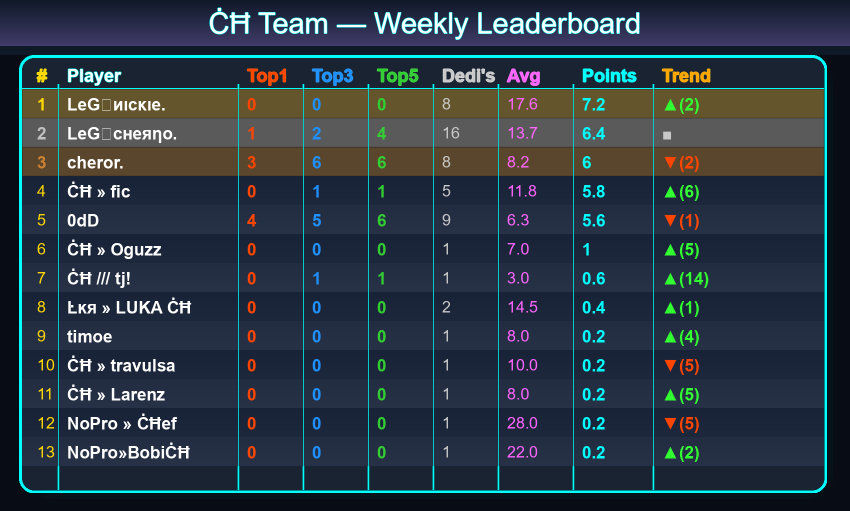
#> input picture summaries/gaming_leaderboard.png, 1700 x 1022 px (shown at 1/2 size); its folder holds only this picture in this run
$ python -i gaming_leaderboard.py   (imports and definitions only)
#> lines starting #> are read from the running program, lines starting #| are printed output that depends on the picture; after the words box and inside, x2 and y2 are one past the last pixel; in counts of white or black regions, pixels touching at a corner belong together
#!/usr/bin/env python3
"""
Gaming-Style Leaderboard Generator
Based on player_leaderboard_weekly.py with cyberpunk/gaming visual aesthetic
"""

import sqlite3
import matplotlib.pyplot as plt
import sys
from collections import Counter, defaultdict
import re
from datetime import datetime, timedelta
import os
from PIL import Image, ImageDraw, ImageFont, ImageFilter, ImageOps
import textwrap
import io
import numpy as np
import csv
import argparse

# Set matplotlib style and font
# [11 lines not run here, left out]

# Provide a list of player logins here
player_logins = ['yrdk',
                 'niyck',
                 'youngblizzard',
                 'pointiff',
                 '2nd',
                 'yogeshdeshwari',
                 'bananaapple',
                 'xxgammelhdxx',
                 'tzigitzellas',
                 'fichekk',
                 'mglulguf',
                 'knotisaac',
                 'hoodintm',
                 'heisenberg01',
                 'paxinho',
                 'thewelkuuus',
                 'riza_123',
                 'dejong2',
                 'brunobranco32',
                 'cholub',
                 'certifiednebula',
                 'luka1234car',
                 'sylwson2',
                 'erreerrooo',
                 'declineee',
                 'bojo_interia.eu',
                 'noam3105',
                 'stwko',
                 'mitrug',
                 'bobjegraditelj'
                 ]  # Replace/'add as needed

# Database configuration - use absolute path to ensure consistent location
import os
script_dir = os.path.dirname(os.path.abspath(__file__))
DATABASE_PATH = os.path.abspath(os.path.join(script_dir, '..', '..', 'dedimania_history_master.db'))

# Global variables for custom date range
CUSTOM_START_DATE = None
CUSTOM_END_DATE = None

def get_weekly_date_range():
    """Calculate the most recent Sunday to current day date range, or use custom dates if provided"""
    global CUSTOM_START_DATE, CUSTOM_END_DATE

    # Use custom dates if provided
    if CUSTOM_START_DATE and CUSTOM_END_DATE:
        return CUSTOM_START_DATE, CUSTOM_END_DATE

    # Default behavior: calculate current week
    today = datetime.now()

    # Find the most recent Sunday (but if today is Sunday, go back to previous Sunday)
    # Sunday is weekday 6 (Monday=0, Sunday=6)
    if today.weekday() == 6:
        # Today is Sunday, go back 7 days to get the previous Sunday
        start_date = today - timedelta(days=7)
    else:
        # Go back to the most recent Sunday
        days_since_sunday = (today.weekday() + 1) % 7  # +1 because Sunday is day 6, but we want 0-based from Sunday
        start_date = today - timedelta(days=days_since_sunday)

    # End date is always today
    end_date = today

    return start_date.strftime('%Y-%m-%d'), end_date.strftime('%Y-%m-%d')

# [31 lines left out: functions get_previous_week_date_range, get_specific_past_week_range, not called in this run]

def get_custom_week_range(start_date_str, end_date_str):
    """Use a completely custom date range"""
    return start_date_str, end_date_str

# [38 lines left out: function get_player_records_from_db, not called in this run]

def calculate_previous_week_leaderboard():
    """Calculate previous week's leaderboard positions"""
    print("📈 Calculating previous week's leaderboard for trend analysis...")

    challenge_cache = get_challenge_info_cache()
    prev_player_table = []

    for login in player_logins:
        # Get previous week's records
        prev_records = get_player_records_from_db(login, get_previous_week_date_range)

        if not prev_records:
            continue

        # Deduplicate records
        prev_records = deduplicate_player_records(prev_records)

        # Calculate points for previous week
        prev_points = calculate_points(prev_records, challenge_cache)

        # Get nickname
        # [10 lines left out: function get_latest_nickname_for_login, not called in this run]

        nickname = get_latest_nickname_for_login(login, prev_records)
        total_records = len(prev_records)
        top1 = sum(1 for r in prev_records if r.get('Rank', '') == '1')
        top3 = sum(1 for r in prev_records if r.get('Rank', '').isdigit() and 1 <= int(r.get('Rank', '0')) <= 3)
        top5 = sum(1 for r in prev_records if r.get('Rank', '').isdigit() and 1 <= int(r.get('Rank', '0')) <= 5)

        prev_player_table.append((nickname, top5, top3, top1, total_records, 0, prev_points, login))  # Added login for matching

    # Sort previous week's data the same way as current week
    prev_player_table.sort(key=lambda x: (x[6], x[3], x[2], x[1]), reverse=True)

    # Create a mapping from login to previous rank position
    prev_rankings = {}
    for i, player in enumerate(prev_player_table):
        login = player[7]  # login is at index 7
        prev_rankings[login] = i + 1  # Rank position (1-based)

    print(f"📊 Previous week leaderboard calculated with {len(prev_rankings)} players")
    return prev_rankings

# [39 lines left out: function deduplicate_player_records, not called in this run]

# Create a single output directory for all summaries
summaries_dir = os.path.join(os.getcwd(), 'summaries')
# [1 line not run here, left out]

# Initialize data collection for highlights
all_player_data = {}

# [12 lines left out: function add_neon_glow, not called in this run]

def add_rounded_corners(im, radius=24, border=6, border_color=(0, 255, 255), shadow_offset=12, shadow_blur=20, shadow_color=(0, 255, 255, 80)):
    """
    Gaming-style rounded corners with enhanced neon glow effect
    """
    w, h = im.size
    mask = Image.new('L', (w, h), 0)
    draw = ImageDraw.Draw(mask)
    draw.rounded_rectangle([0, 0, w, h], radius=radius, fill=255)
    rounded = im.convert('RGBA').copy()
    rounded.putalpha(mask)
    final_w = w + shadow_offset + border * 2
    final_h = h + shadow_offset + border * 2
    final_img = Image.new('RGBA', (final_w, final_h), (0,0,0,0))
    if shadow_offset > 0:
        shadow = Image.new('RGBA', (final_w, final_h), (0,0,0,0))
        shadow_mask = Image.new('L', (w+border*2, h+border*2), 0)
        shadow_draw = ImageDraw.Draw(shadow_mask)
        shadow_draw.rounded_rectangle([0, 0, w+border*2-1, h+border*2-1], radius=radius+border, fill=255)
        shadow_layer = Image.new('RGBA', (final_w, final_h), (0,0,0,0))
        shadow_layer.paste(shadow_color, (shadow_offset, shadow_offset), shadow_mask)
        shadow_layer = shadow_layer.filter(ImageFilter.GaussianBlur(shadow_blur))
        final_img.paste(shadow_layer, (0,0), shadow_layer)
    if border > 0:
        border_img = Image.new('RGBA', (w + 2 * border, h + 2 * border), (0,0,0,0))
        border_mask_draw = ImageDraw.Draw(border_img)
        border_mask_draw.rounded_rectangle([0,0,w+2*border, h+2*border], radius=radius+border, fill=border_color)
        border_mask_draw.rounded_rectangle([border,border,w+border, h+border], radius=radius, fill=(0,0,0,0))
        final_img.paste(border_img, (0,0), border_img)
    final_img.paste(rounded, (border, border), rounded)
    return final_img

def parse_arguments():
    """Parse command line arguments for custom date ranges"""
    parser = argparse.ArgumentParser(
        description='Generate Gaming Leaderboard with optional custom date range',
        formatter_class=argparse.RawDescriptionHelpFormatter,
        epilog="""
Examples:
  python gaming_leaderboard.py                                    # Current week (Sunday to today)
  python gaming_leaderboard.py --start 2025-08-03 --end 2025-08-16  # Custom date range
  python gaming_leaderboard.py --weeks-back 1                     # Last complete week
  python gaming_leaderboard.py --weeks-back 2                     # 2 weeks ago
        """
    )

    group = parser.add_mutually_exclusive_group()
    group.add_argument('--start', '--start-date',
                      help='Start date (YYYY-MM-DD format)')
    group.add_argument('--weeks-back', type=int,
                      help='Generate for N weeks back (1=last week, 2=week before last, etc.)')

    parser.add_argument('--end', '--end-date',
                       help='End date (YYYY-MM-DD format, required if --start is used)')

    args = parser.parse_args()

    # Validate arguments
    if args.start and not args.end:
        parser.error("--end is required when --start is specified")

    if args.end and not args.start:
        parser.error("--start is required when --end is specified")

    return args

# [16 lines left out: function calculate_weeks_back_dates, not called in this run]

# Parse command line arguments at startup
args = parse_arguments()

# Set custom dates if provided
# [10 lines not run here, left out]

# Print the date range being used
start_date, end_date = get_weekly_date_range()
# [1 line not run here, left out]

# Initialize data collection for highlights
all_player_data = {}

# [19 lines not run here, left out]

# === POINTS SYSTEM CALCULATION ===
def get_challenge_info_cache():
    """Get challenge info from database and cache it"""
    conn = sqlite3.connect(DATABASE_PATH)
    cursor = conn.cursor()

    cursor.execute("""
        SELECT challenge_name, total_records
        FROM challenge_info
        WHERE total_records IS NOT NULL AND total_records > 0
    """)

    challenge_cache = {}
    for row in cursor.fetchall():
        challenge_name, total_records = row
        challenge_cache[challenge_name] = total_records

    conn.close()
    return challenge_cache

# [51 lines left out: functions get_competition_multiplier, calculate_points, not called in this run]

# [4 lines not run here, left out]
# [1 line that did not run here, left out]
# [1 line not run here, left out]

# Calculate previous week's leaderboard for trend analysis
# [1 line that did not run here, left out]

# --- Generate CSV Table Report: Player, #Top5, #Top1, #Dedi's (last 7 days) ---
player_table = []
# [40 lines not run here, left out]

# Add trend information after sorting (so we know current positions)
player_table_with_trends = []
# [20 lines not run here, left out]

# Use the table with trends for display
player_table = player_table_with_trends

# Write to CSV
csv_path = os.path.join(summaries_dir, 'player_top5_top3_top1_records_last7d.csv')
# [6 lines not run here, left out]

# --- Generate Gaming-Style Table Image ---
# Gaming table parameters (same dimensions as original)
padding = 48
banner_height = 110
subtitle_height = 38
header_height = 62
row_height = 58
bg_color = (8, 12, 20)  # Dark cyberpunk background
img_w = 1700  # Increased width for better column spacing
content_h = header_height + (len(player_table) * row_height)
img_h = banner_height + content_h + padding * 2

final_img = Image.new('RGB', (img_w, img_h), bg_color)
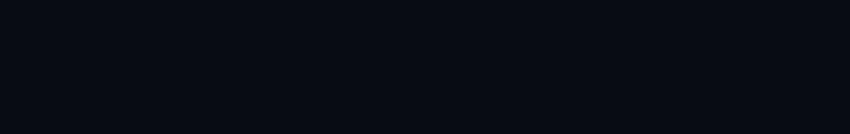
#> final_img: PIL image 1700x268 RGB (shown at 1/2 size); mean R, G, B 8, 12, 20
draw = ImageDraw.Draw(final_img)

# Gaming-style fonts - enhanced for better readability
try:
    font_banner = ImageFont.truetype("DejaVuSans-Bold.ttf", 58)  # Bigger banner
    font_sub = ImageFont.truetype("DejaVuSans.ttf", 28)
    font_header = ImageFont.truetype("DejaVuSans-Bold.ttf", 36)  # Bigger headers
    font_points = ImageFont.truetype("DejaVuSans.ttf", 30)       # Much bigger points for better readability
    font_row = ImageFont.truetype("DejaVuSans.ttf", 32)         # Bigger row text
    font_row_bold = ImageFont.truetype("DejaVuSans-Bold.ttf", 34) # Bigger bold text
except IOError:
    try:
        font_banner = ImageFont.truetype("arial.ttf", 58)
        font_sub = ImageFont.truetype("arial.ttf", 28)
        font_header = ImageFont.truetype("arialbd.ttf", 36)
        font_points = ImageFont.truetype("arial.ttf", 30)
        font_row = ImageFont.truetype("arial.ttf", 32)
        font_row_bold = ImageFont.truetype("arialbd.ttf", 34)
    except IOError:
        font_banner = ImageFont.load_default()
        font_sub = ImageFont.load_default()
        font_header = ImageFont.load_default()
        font_points = ImageFont.load_default()
        font_row = ImageFont.load_default()
        font_row_bold = ImageFont.load_default()

# --- Gaming Banner ---
banner_text = "ĊĦ Team — Weekly Leaderboard"
bbox = draw.textbbox((0,0), banner_text, font=font_banner)
#> bbox = (0, 0, 954, 66)
text_w, text_h = bbox[2] - bbox[0], bbox[3] - bbox[1]
#> text_w = 954; text_h = 66
banner_bg = Image.new('RGB', (img_w, banner_height), (15, 25, 40))
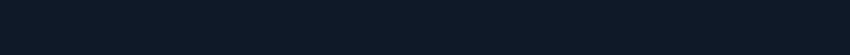
#> banner_bg: PIL image 1700x110 RGB (shown at 1/2 size); mean R, G, B 15, 25, 40
banner_draw = ImageDraw.Draw(banner_bg)

# Cyberpunk gradient
# [5 lines not run here, left out]

# [8 lines of commented-out code are left out]
text_x = (img_w - text_w) // 2
#> text_x = 373
text_y = (banner_height - 18 - text_h) // 2
#> text_y = 13
# [2 lines not run here, left out]

# Gaming table background
list_bg = Image.new('RGB', (img_w - padding*2, content_h + padding), (25, 35, 50))
list_draw = ImageDraw.Draw(list_bg)

# Neon accent bar under header
# [1 line not run here, left out]

# Column positions (better spacing to use full width) - spread out more evenly
x_rank = 30
x_player = 90
x_top1 = 450
x_top3 = 580
x_top5 = 710
x_total = 840
x_avg_rank = 970
x_points = 1120
x_trend = 1280
col_xs = [x_rank, x_player, x_top1, x_top3, x_top5, x_total, x_avg_rank, x_points, x_trend, img_w-padding*2-30]

# Gaming-style header colors with subtle neon glow
header_y = 15  # Adjusted for bigger fonts
# [18 lines not run here, left out]

# Horizontal line under header
header_bottom = header_height
# [1 line not run here, left out]

# Gaming-style rows with subtle gradients
row_colors = [(35, 45, 65), (25, 35, 55)]  # Dark alternating colors
gradient_colors = [(40, 50, 70), (30, 40, 60)]  # Subtle gradient variations
# [80 lines not run here, left out]

# Apply gaming-style rounded corners with neon glow
styled_list = add_rounded_corners(list_bg)
#> in add_rounded_corners, `mask = Image.new('L', (w, h), 0)`: mask: PIL image 1604x110 L; every value is 0
#> in add_rounded_corners, `rounded.putalpha(mask)`:
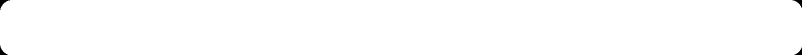
#> mask: PIL image 1604x110 L (shown at 1/2 size); 99.7% white; 4 black regions, box (x1, y1, x2, y2) and area: (0, 0, 20, 20) 131, (1585, 0, 1604, 16) 111, (0, 91, 16, 110) 111, (1589, 95, 1604, 110) 92
#> in add_rounded_corners, `final_img = Image.new('RGBA', (final_w, final_h), (0,0,0,0))`: final_img: PIL image 1628x134 RGBA; every value is 0
#> in add_rounded_corners, `shadow_mask = Image.new('L', (w+border*2, h+border*2), 0)`: shadow_mask: PIL image 1616x122 L; every value is 0
#> in add_rounded_corners, `border_img = Image.new('RGBA', (w + 2 * border, h + 2 * border), (0,0,..`: border_img: PIL image 1616x122 RGBA; every value is 0
# [1 line not run here, left out]

# Save the gaming leaderboard
out_path = os.path.join(summaries_dir, "gaming_leaderboard.png")
# [2 lines not run here, left out]

# === SERVER INFO FETCHING ===
import requests
from bs4 import BeautifulSoup
import time

class ServerInfoFetcher:
    # [186 lines left out: functions __init__, get_challenge_uuid, fetch_server_info, get_server_for_record, get_player_records_with_servers, print_detailed_player_analysis, not called in this run]


>>> from PIL import Image
>>> picture = Image.open('../../summaries/gaming_leaderboard.png')
#> picture is the input picture: PIL image 1700x1022 RGB; mean R, G, B 44.7, 57.6, 68.1
>>> result = add_rounded_corners(picture)
#> call 2 of add_rounded_corners, with radius = 24, border = 6, border_color = (0, 255, 255), shadow_offset = 12, shadow_blur = 20, shadow_color = (0, 255, 255, 80)
#> in add_rounded_corners (call 2), `mask = Image.new('L', (w, h), 0)`: mask: PIL image 1700x1022 L; every value is 0
#> in add_rounded_corners (call 2), `rounded.putalpha(mask)`: mask: PIL image 1700x1022 L; 100% white; 4 black regions, box (x1, y1, x2, y2) and area: (0, 0, 20, 20) 131, (1681, 0, 1700, 16) 111, (0, 1003, 16, 1022) 111, (1685, 1007, 1700, 1022) 92
#> in add_rounded_corners (call 2), `final_img = Image.new('RGBA', (final_w, final_h), (0,0,0,0))`: final_img: PIL image 1724x1046 RGBA; every value is 0
#> in add_rounded_corners (call 2), `shadow_mask = Image.new('L', (w+border*2, h+border*2), 0)`: shadow_mask: PIL image 1712x1034 L; every value is 0
#> in add_rounded_corners (call 2), `shadow_layer = shadow_layer.filter(ImageFilter.GaussianBlur(shadow_blu..`:
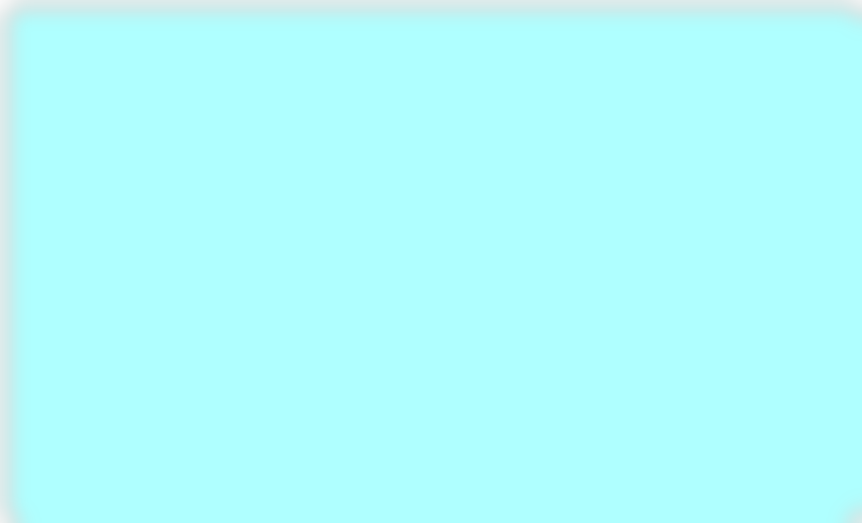
#> shadow_layer: PIL image 1724x1046 RGBA (shown at 1/2 size); mean R, G, B, A 0, 249.4, 249.4, 78.2; transparent parts drawn white
#> in add_rounded_corners (call 2), `border_img = Image.new('RGBA', (w + 2 * border, h + 2 * border), (0,0,..`: border_img: PIL image 1712x1034 RGBA; every value is 0
#> in add_rounded_corners (call 2), `final_img.paste(border_img, (0,0), border_img)`:
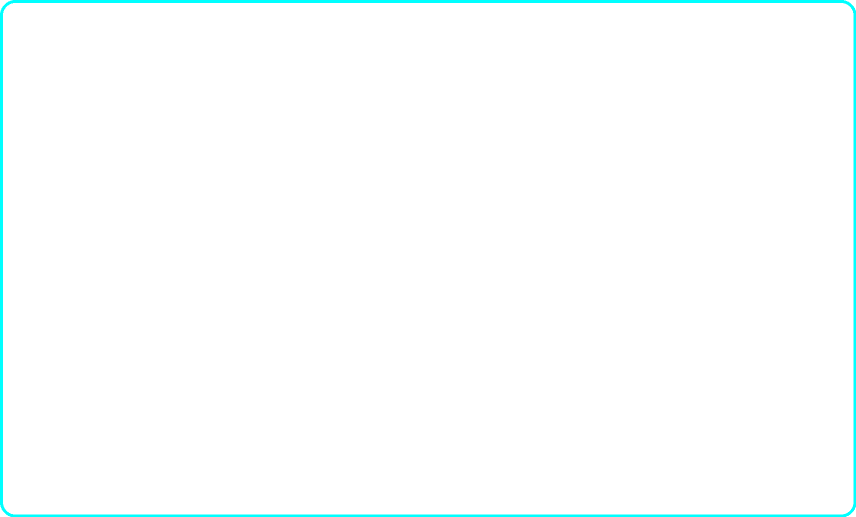
#> border_img: PIL image 1712x1034 RGBA (shown at 1/2 size); mean R, G, B, A 0, 4.3, 4.3, 4.3; transparent parts drawn white
#> in add_rounded_corners (call 2), `final_img.paste(border_img, (0,0), border_img)`:
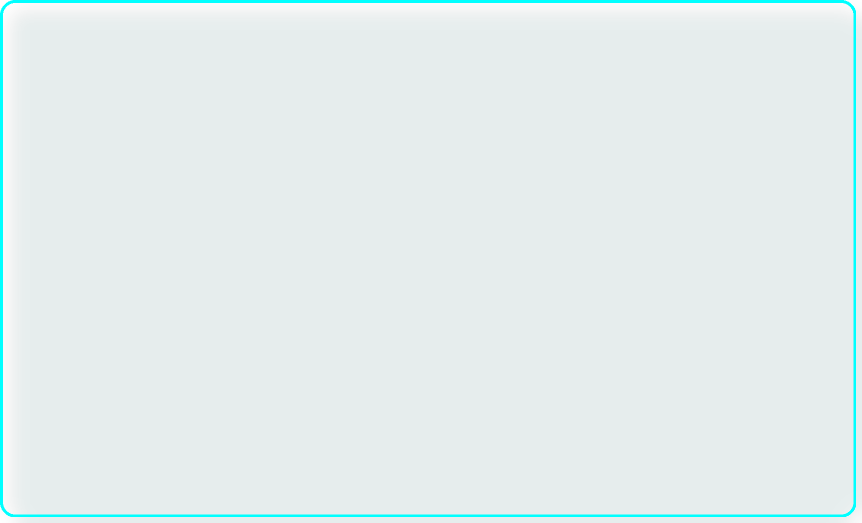
#> final_img: PIL image 1724x1046 RGBA (shown at 1/2 size); mean R, G, B, A 0, 80.7, 80.7, 28.1; transparent parts drawn white
#> in add_rounded_corners (call 2), `final_img.paste(rounded, (border, border), rounded)`:
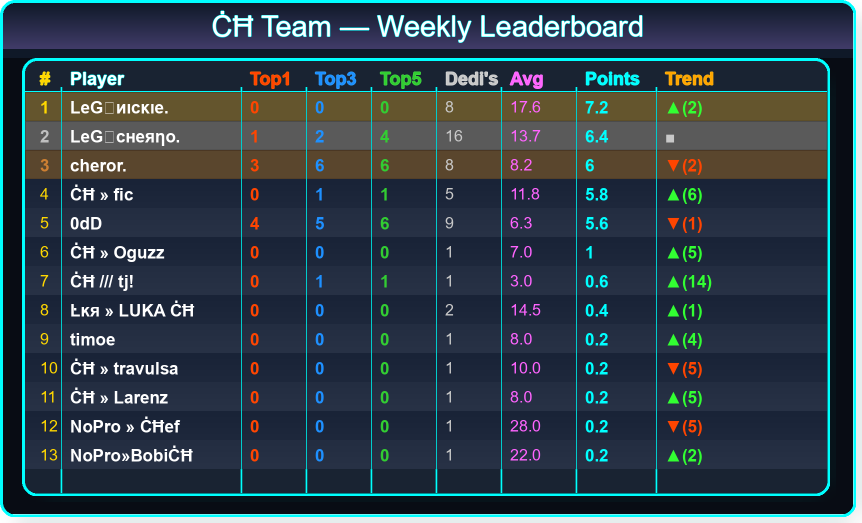
#> final_img: PIL image 1724x1046 RGBA (shown at 1/2 size); mean R, G, B, A 43.1, 61.3, 71.4, 250.3; transparent parts drawn white
